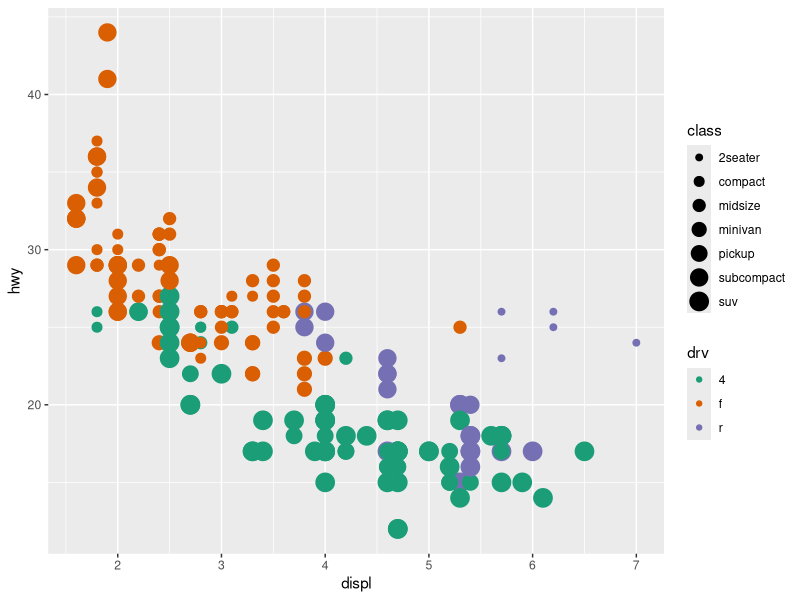

Here is the R script that generated this plot:
## ---- chunk 1
knitr::opts_chunk$set(echo = TRUE)
## ---- chunk 2
library(tidyverse)
library(ggplot2)

ggplot(data = mpg) + 
geom_point(mapping = aes(x = displ, y = hwy, color = drv, size = class)) + scale_color_brewer(palette="Dark2")
